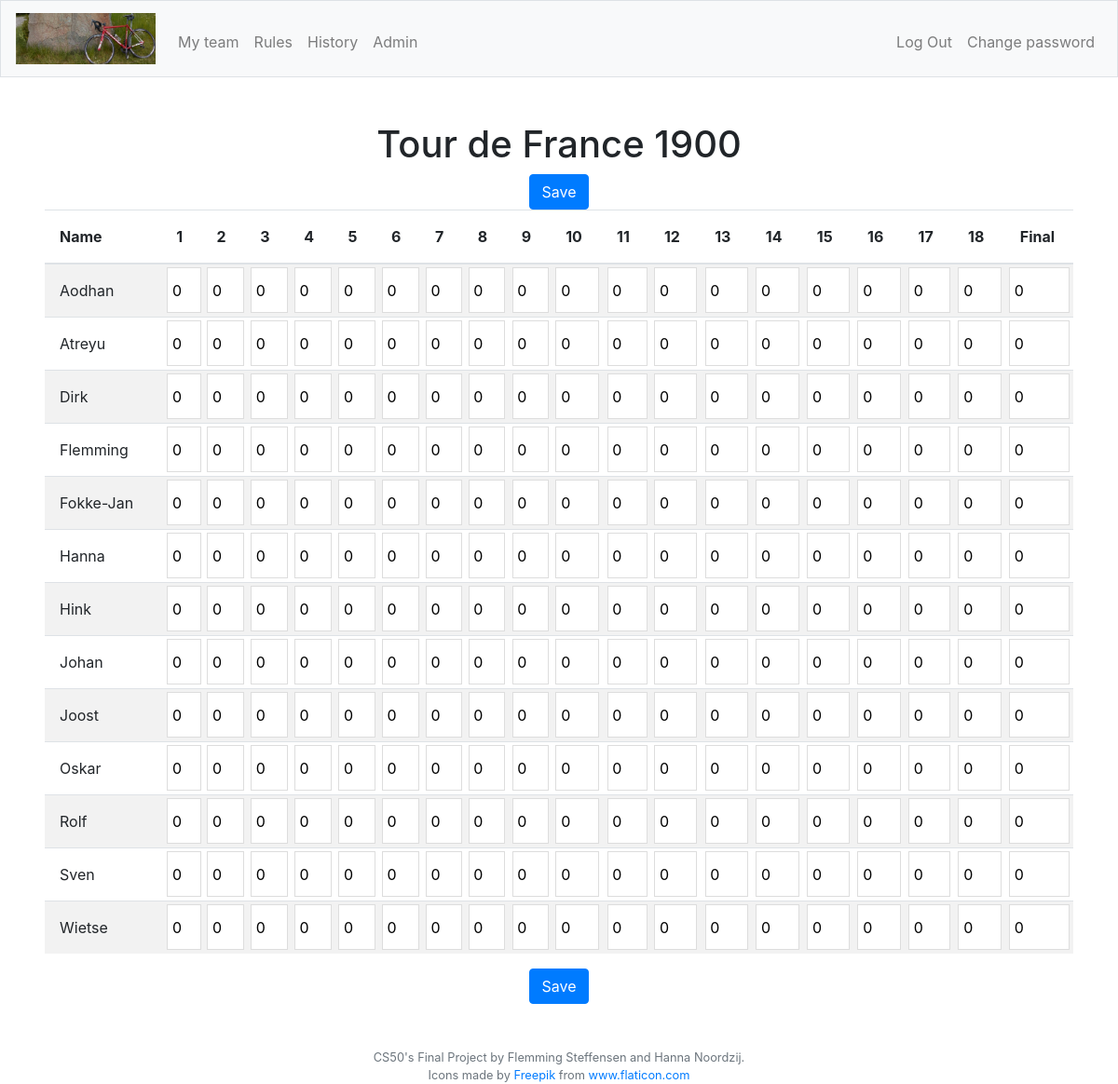
The app's page /points?activecomp=22 (signed in), older data.
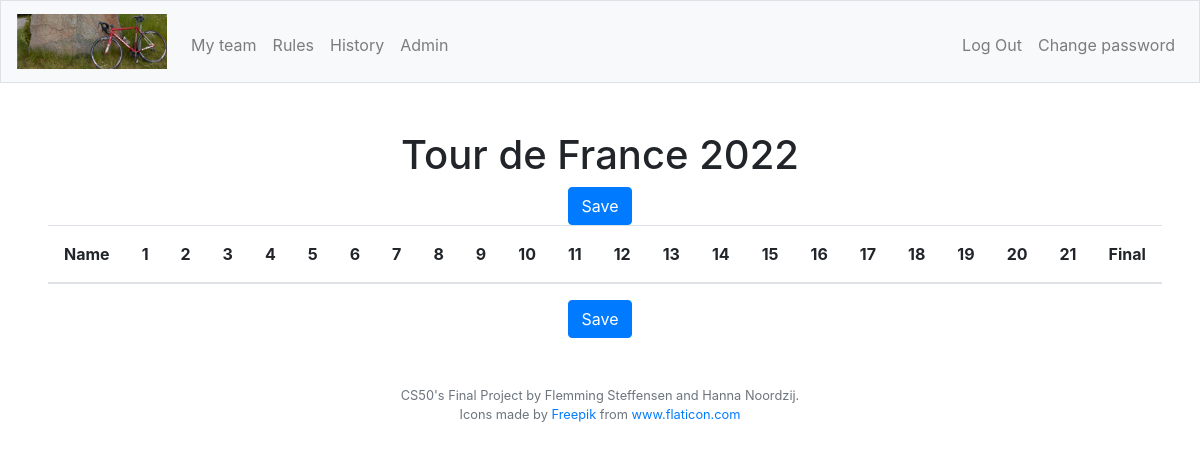
The same page, newer data.
### tables this page shows
CREATE TABLE "competitions" (
	"id"	INTEGER NOT NULL UNIQUE,
	"racetype_id"	INTEGER NOT NULL,
	"year"	TEXT NOT NULL,
	"startdate"	TEXT NOT NULL,
	"reg_active"	INTEGER NOT NULL,
	"reg_stop"	TEXT NOT NULL,
	"racedays"	INTEGER NOT NULL,
	"total_price"	INTEGER NOT NULL DEFAULT 0,
	"min_outsider"	INTEGER NOT NULL DEFAULT 0,
	PRIMARY KEY("id" AUTOINCREMENT),
	FOREIGN KEY("racetype_id") REFERENCES "racetypes"("id")
);

CREATE TABLE "riders" (
	"id"	INTEGER NOT NULL UNIQUE,
	"comp_id"	INTEGER NOT NULL,
	"rider"	TEXT NOT NULL,
	"nationality"	TEXT NOT NULL,
	"rides_for"	TEXT NOT NULL,
	"price"	INTEGER NOT NULL DEFAULT 0,
	"DNF"	INTEGER NOT NULL DEFAULT 0,
	"outsider"	INTEGER NOT NULL DEFAULT 1,
	PRIMARY KEY("id" AUTOINCREMENT),
	FOREIGN KEY("comp_id") REFERENCES "competitions"("id")
);

### app.py (the view)
@app.route("/points")
@login_required
def points():
    role = getRole()
    compid = request.args.get('activecomp', None)
    comps = db.execute("SELECT id, racetype_id, year FROM competitions WHERE id = :compid", compid=compid)
    riderpoints = db.execute("SELECT ri.id, ri.rider, po.day1, po.day2, po.day3, po.day4, po.day5, po.day6, po.day7, po.day8, po.day9, po.day10, po.day11, po.day12, po.day13, po.day14, po.day15, po.day16, po.day17, po.day18, po.day19, po.day20, po.day21, po.day22, po.day23, po.day24, po.day25, po.day26, po.day27, po.day28, po.day29, po.day30, po.final FROM riders ri LEFT JOIN points po ON po.rider_id = ri.id WHERE ri.comp_id = :compid ORDER BY ri.rider ASC", compid=compid)
    daysInComp = db.execute("SELECT racedays FROM competitions WHERE id = :compid", compid=compid)
    return render_template("points.html", role=role, riderpoints=riderpoints, daysInComp=daysInComp, compid=compid, comps=comps)

### app.py (called while the page is built)
@app.after_request
def after_request(response):
    response.headers["Cache-Control"] = "no-cache, no-store, must-revalidate"
    response.headers["Expires"] = 0
    response.headers["Pragma"] = "no-cache"
    return response

### helpers.py (called while the page is built)
def login_required(f):
    @wraps(f)
    def decorated_function(*args, **kwargs):
        if session.get("user_id") is None:
            return redirect("/login")
        return f(*args, **kwargs)
    return decorated_function

def getRole():
    role = db.execute("SELECT role FROM users WHERE id = :userid", userid=session["user_id"])
    role2 = role[0]["role"]
    return role2

### templates/points.html (shortened to what this page needs)
{% extends "layout.html" %}
{% block adminNav %}
    {% if role == 2 %}
        <li class="nav-item"><a class="nav-link" href="/admin">Admin</a></li>
    {% endif %}
{% endblock %}
{% block main %}
    {% if daysInComp %}
        {% for comp in comps %}
            <div>
                {% if comp.racetype_id == 1 %}
                    <h1 class="">Tour de France {{comp.year}}</h1>
                {% elif comp.racetype_id == 2 %}
                    <h1 class="">Giro d'Italia {{comp.year}}</h1>
                {% elif comp.racetype_id == 3 %}
                    <h1 class="">Vuelta a España {{comp.year}}</h1>
                {% else %}
                    <h1 class="">Unknown competition</h1>
                {% endif %}
            </div>
        {% endfor %}
        <form id="updatePoints" action="/updatePoints" method="post">
            <button class="btn btn-primary" type="submit">Save</button>
            <table class="table table-striped table-sm ptable">
                <thead>
                    <tr>
                        <th class="pname">Name</th>
                        {% for number in range(daysInComp[0]["racedays"]) %}
                        <th>{{number + 1}}</th>
                        {% endfor %}
                        <th class="">Final</th>
                    </tr>
                </thead>
                <tbody>
                    {% for rider in riderpoints %}
                        <tr>
                            <td class="pname" style="white-space: nowrap;">{{rider.rider}}</td>
                            {% for number in range(daysInComp[0]["racedays"]) %}
                            {% set day = "day" ~ (number+1)%}
                                {% if rider[day] %}
                                    <td><input class="points" type="number" name="{{rider.id}} {{number+1}}" value="{{rider[day]}}"></td>
                                {% else %}
                                    <td><input class="points" type="number" name="{{rider.id}} {{number+1}}" value="0"></td>
                                {% endif %}
                            {% endfor %}
                            {% if rider["final"] %}
                                <td><input class="points" type="number" name="{{rider.id}}final" value="{{rider.final}}"></td>
                            {% else %}
                                <td><input class="points" type="number" name="{{rider.id}}final" value="0"></td>
                            {% endif %}
                        </tr>
                    {% endfor %}
                </tbody>
            </table>
            <button class="btn btn-primary" type="submit">Save</button>
        </form>
    {% endif %}
{% endblock %}

### templates/layout.html (shortened to what this page needs)
<!DOCTYPE html>
<html lang="en">
    <head>
        <link href="https://maxcdn.bootstrapcdn.com/bootstrap/4.1.3/css/bootstrap.min.css" rel="stylesheet">
        <link href="/static/styles.css" rel="stylesheet">
        <link rel="stylesheet" href="https://cdnjs.cloudflare.com/ajax/libs/Chart.js/2.9.3/Chart.css" />
        <link rel="stylesheet" href="https://cdnjs.cloudflare.com/ajax/libs/Chart.js/2.9.3/Chart.min.css" />
    </head>
    <body>
        <nav class="navbar navbar-expand-md navbar-light bg-light border">
            <a class="navbar-brand" href="/">
                <img src="/static/bicycle.jpeg" width="150px" alt="Bicycle">
            </a>
            <div class="collapse navbar-collapse" id="navbar">
                {% if session.user_id %}
                    <ul class="navbar-nav mr-auto mt-2">
                        <li class="nav-item"><a class="nav-link" href="/myteam">My team</a></li>
                        <li class="nav-item"><a class="nav-link" href="/rules">Rules</a></li>
                        <li class="nav-item"><a class="nav-link" href="/history">History</a></li>
                        {% block adminNav %}
                        {% endblock %}
                    </ul>
                    <ul class="navbar-nav ml-auto mt-2">
                        <li class="nav-item"><a class="nav-link" href="/logout">Log Out</a></li>
                        <li class="nav-item"><a class="nav-link" href="/chngpw">Change password</a></li>
                    </ul>
                {% else %}
                    <ul class="navbar-nav ml-auto mt-2">
                        <li class="nav-item"><a class="nav-link" href="/register">Register</a></li>
                        <li class="nav-item"><a class="nav-link" href="/login">Log In</a></li>
                    </ul>
                {% endif %}
            </div>
        </nav>
        <main class="container-fluid p-5">
            {% block main %}{% endblock %}
        </main>
        <footer class="small text-center text-muted">
            CS50's Final Project by Flemming Steffensen and Hanna Noordzij.
            <br>
            Icons made by <a href="https://www.flaticon.com/authors/freepik" title="Freepik">Freepik</a> from <a href="https://www.flaticon.com/" title="Flaticon"> www.flaticon.com</a>
        </footer>
    </body>
</html>

### static/styles.css (style rules this page uses)
nav .navbar-brand { font-size: xx-large; }
main { overflow-x: auto; text-align: center; }
.pname { text-align: left; }
.ptable.table-sm td, .ptable.table-sm th { padding: 1.0rem; }

Row changes from the older to the newer data that the page shows:
removed riders: rider "Aodhan"
removed riders: rider "Atreyu"
removed riders: rider "Dirk"
removed riders: rider "Flemming"
removed riders: rider "Fokke-Jan"
removed riders: rider "Hanna"
removed riders: rider "Hink"
removed riders: rider "Johan"
removed riders: rider "Joost"
removed riders: rider "Oskar"
removed riders: rider "Rolf"
removed riders: rider "Sven"
removed riders: rider "Wietse"
changed competitions: year "1900" → "2022"
Text that changed along with them:
new list line: "19"
new list line: "20"
new list line: "21"
